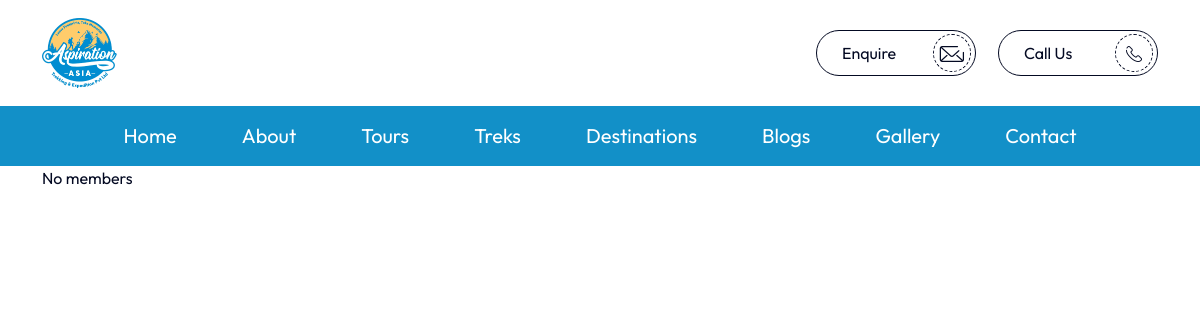
/blog, run on an earlier commit of the app's database.
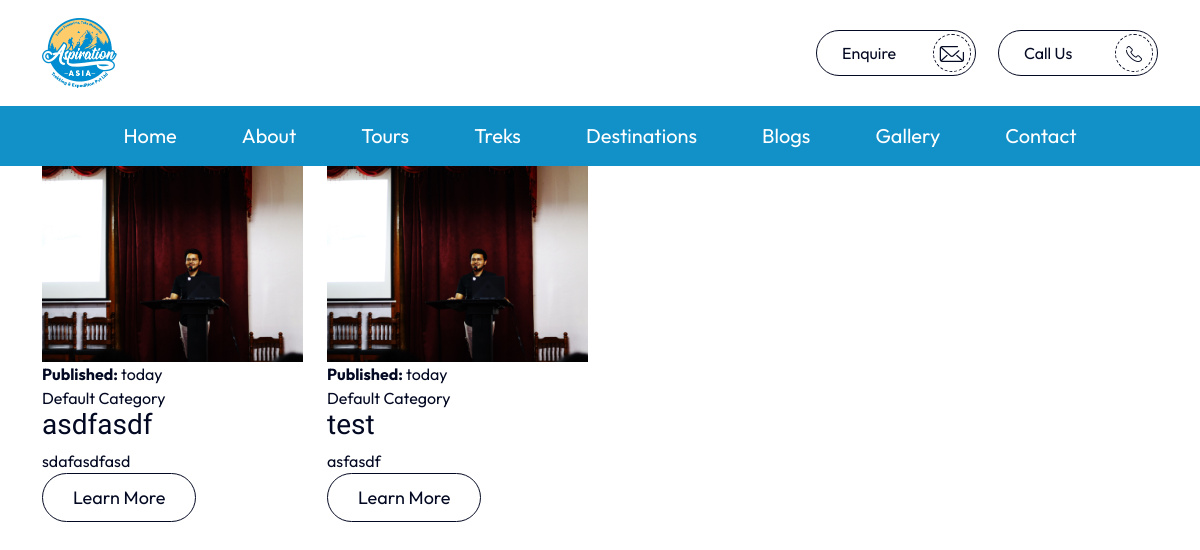
And on a later commit of the database.
### blogbreezeapp/models.py (models this page shows, shortened)
class Blog(models.Model):
    title = models.CharField(max_length=255)
    slug = models.SlugField(default="", null=False, blank=True, unique=True)
    publishdate = models.DateTimeField(auto_now_add=True)
    authorid = models.ForeignKey(User, on_delete=models.CASCADE, default='')
    featuredimage = models.ImageField(upload_to='uploads/', default=0)
    content = HTMLField(default='')
    category = models.ForeignKey(Category, on_delete=models.CASCADE, related_name='blogs', default=1)

class Category(models.Model):
  name = models.CharField(max_length=30)
  content = HTMLField(default = '')
  author = models.ForeignKey(User, on_delete=models.CASCADE, default='')

### blogbreezeapp/views.py (the view)
# urls.py: path('blog', views.bloglistingloader, name='blog'),
def bloglistingloader(request):
  blogs = Blog.objects.all().order_by('-publishdate')
  template = loader.get_template('bloglisting.html')
  context = {
    'blogs': blogs,
  }
  return HttpResponse(template.render(context, request))

### blogbreezeapp/templatetags/blog_func.py (called while the page is built)
@register.filter
def dayssince(value):
    if not value:
        return ""
    delta = now() - value
    days = delta.days
    if days == 0:
        return "today"
    elif days == 1:
        return "yesterday"
    else:
        return f"{days} days ago"

### blogbreezeapp/templates/bloglisting.html
{% include 'header.html' %}
    <section class="blog-listing">
        <div class="container">
            <div class="row">
                {% for x in blogs %}
                <div class="col-md-3">
                    {% include 'blog-content.html' %}
                </div>
                {% empty %}
                <p>No members</p>
                {% endfor %}
            </div>
        </div>
    </section>
{% include 'footer.html' %}

### blogbreezeapp/templates/header.html (shortened to what this page needs)
{% load static %}
<!DOCTYPE html>
<html lang="en">
    <head>
        <link rel="stylesheet" type="text/css" href="{% static 'css/bootstrap.css' %}">
        <link rel="stylesheet" type="text/css" href="{% static 'css/slick.css' %}">
        <link rel="stylesheet" type="text/css" href="{% static 'css/animate.css' %}">
        <link rel="stylesheet" type="text/css" href="{% static 'css/jquery.fancybox.css' %}">
        <link rel="stylesheet" type="text/css" href="{% static 'css/all.css' %}">
        <link rel="stylesheet" type="text/css" href="{% static 'css/style.css' %}">
        <link rel="stylesheet" type="text/css" href="{% static 'css/responsive.css' %}">
    </head>
    <body>
    <header class="site-header">
        <div class="top-header">
            <div class="container">
                <div class="row align-items-center">
                    <div class="col-md-4">
                        <div class="logo-brand">
                            <a href="#" title="">
                                <img src="{% static 'images/logo.png' %}" alt="">
                            </a>
                        </div>
                    </div>
                    <div class="col-md-8">
                        <ul class="header-contact d-flex justify-content-end list-none">
                            <li>
                                <a href="#" title="" class="d-flex align-items-center">
                                    <span>Enquire</span>
                                    <i class="fas icon-email"></i>
                                </a>
                            </li>
                            <li>
                                <a href="" title="">
                                    <span>Call Us</span>
                                    <i class="fas icon-call"></i>
                                </a>
                            </li>
                        </ul>
                    </div>
                </div>
            </div>
        </div>
        <div class="bottom-header primary-bg">
            <div class="container">
                <div class="menu-wrap">
                    <div class="overflow-menu">
                        <ul class="primary-menu">
                            <li><a href="{% url 'home' %}" title="">Home</a></li>
                            <li><a href="" title="">About</a></li>
                            <li><a href="" title="">Tours</a></li>
                            <li><a href="" title="">Treks</a></li>
                            <li><a href="" title="">Destinations</a></li>
                            <li><a href="{% url 'blog' %}" title="">Blogs</a></li>
                            <li><a href="" title="">Gallery</a></li>
                            <li><a href="{% url 'contact' %}" title="">Contact</a></li>
                        </ul>
                    </div>
                </div>
            </div>
        </div>
    </header>

### blogbreezeapp/templates/blog-content.html (shortened to what this page needs)
{% load blog_func %}
<div class="item">
    <div class="img-holder">
        <a href="/blog/{{x.id}}" title="" class="h-100 d-block">
            <img src="{{ x.featuredimage }}" alt="" class="img-cover">
        </a>
    </div>
    <div class="content">
        <ul class="trek-info list-none {{ x.authorid }}">
            <li>
                <span>
                    <strong>Published: </strong>
                    {{ x.publishdate | dayssince }}
                </span>
            </li>
            <li>
                <span>
                    {{ x.category.name }}
                </span>
            </li>
        </ul>
        <div class="text">
            <h3 class="title mb-2">
                {{ x.title }}
            </h3>
            {{ x.content|safe | truncatewords:40}}
            <div class="btn-wrap">
                <a href="/blog/{{x.id}}" title="" class="border-btn med dark">
                    Learn More
                </a>
            </div>
        </div>
    </div>
</div>

### blogbreezeapp/templates/footer.html (shortened to what this page needs)
{% load static %}
    </body>
</html>

### blogbreezeapp/static/css/all.css (style rules this page uses)
.fa, .fas, .far, .fal, .fab { -moz-osx-font-smoothing: grayscale; -webkit-font-smoothing: antialiased; display: inline-block; font-style: normal; font-variant: normal; text-rendering: auto; line-height: 1; }
.fa, .fas { font-family: 'Font Awesome 5 Free'; font-weight: 900; }

### blogbreezeapp/static/css/style.css (style rules this page uses)
:root { --primary-color: #1290C8; --secondary-color: #d31b20; --dark-color: #030922; --light-gray: rgb(249 249 249 / 73%); --light-white: #F9F9F9; --gray-l-color: #666666; --primary-fonts: 'Outfit', sans-serif; --secondary-fonts: 'Khand', sans-serif; --extra-fonts: 'Jura', sans-serif; --default-transition: all 0.3s ease; --section-gaps: 100px; --section-md-gaps: 70px; }
[class^="icon-"], [class*=" icon-"] { font-family: 'icomoon' !important; speak: never; font-style: normal; font-weight: normal; font-variant: normal; text-transform: none; line-height: 1; -webkit-font-smoothing: antialiased; -moz-osx-font-smoothing: grayscale; }
.icon-call:before { content: "\e90c"; }
.icon-email:before { content: "\e90e"; }
.icon-email, .icon-call { line-height: 38px; text-align: center; }
body { font-family: var(--primary-fonts); -webkit-box-sizing: border-box; box-sizing: border-box; color: var(--dark-color); }
img { max-width: 100%; }
body, html { overflow-x:hidden; }
.h1, .h2, .h3, .h4, .h5, .h6, h1, h2, h3, h4, h5, h6 { font-family: var(--secondary-fonts); overflow-wrap: inherit; line-height: 1.1; }
a { text-decoration: none; display: inline-block; color:var(--primary-color); }
a, input[type="submit"], button { cursor: pointer; -webkit-transition: var(--default-transition); -o-transition: var(--default-transition); transition: var(--default-transition); }
.social-links ul, .sub-menu, ul.contact-list, .social-link-list, .single-test-sty ul, .site-footer ul, .copyright-sec ul, .primary-menu, .list-none { list-style: none; margin: 0; padding: 0; }
.img-cover { width: 100%; height: 100%; -o-object-fit: cover; object-fit: cover; }
.primary-bg { background-color: var(--primary-color); }
.border-btn, .btn-box { padding: 14px 35px; font-size: 18px; min-width: 170px; border-radius: 50px; text-align: center; font-weight: 400; }
.border-btn.med, .btn-box.med { padding: 10px 30px; font-size: 18px; min-width: 140px; text-align: center; display: -webkit-inline-box; display: -ms-inline-flexbox; display: inline-flex; -webkit-box-align: center; -ms-flex-align: center; align-items: center; -webkit-box-pack: center; -ms-flex-pack: center; justify-content: center; }
.border-btn { border-radius: 50px; }
.border-btn.dark { border: 1px solid var(--dark-color); color: var(--dark-color); }
.top-header { padding: 18px 0; }
.logo-brand img { width: 75px; }
.header-contact a i.fas { position: absolute; right: 4px; top: 50%;--size: 38px; width: var(--size); height: var(--size); border-radius: 50%; transform: translateY(-50%); border: 1px dashed; }
.header-contact a { padding: 10px 30px 10px 25px; border: 1px solid var(--dark-color); border-radius: 30px; min-width: 160px; position: relative; color: var(--dark-color); }
ul.header-contact { gap: 22px; }
.bottom-header { padding: 15px 0; color: #fff; }
.primary-menu { display: flex; gap:65px; justify-content: center; }
.primary-menu li a { font-size: 20px; color: #fff; }

What changed in the data, as far as the page shows it:
added Blog: featuredimage (picture), publishdate|dayssince "today", category.name "Default Category", title "asdfasdf", content "sdafasdfasd"
added Blog: featuredimage (picture), publishdate|dayssince "today", category.name "Default Category", title "test", content "asfasdf"
Also different on the page:
text no longer shown: "No members"
